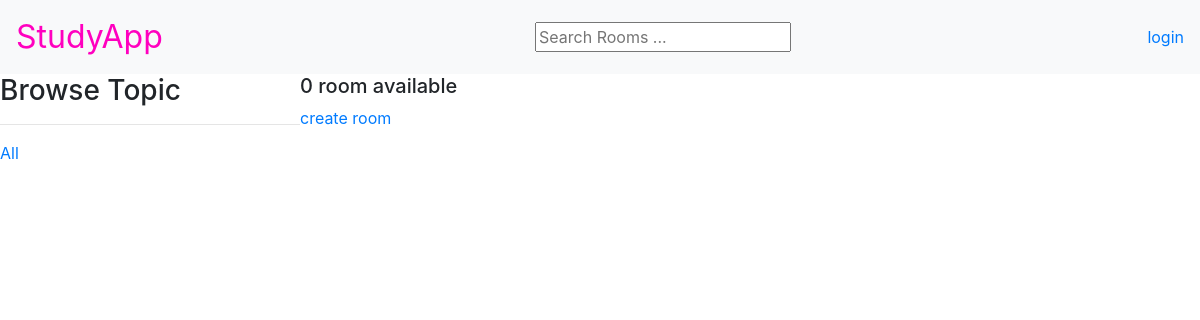
The app's page /, older data.
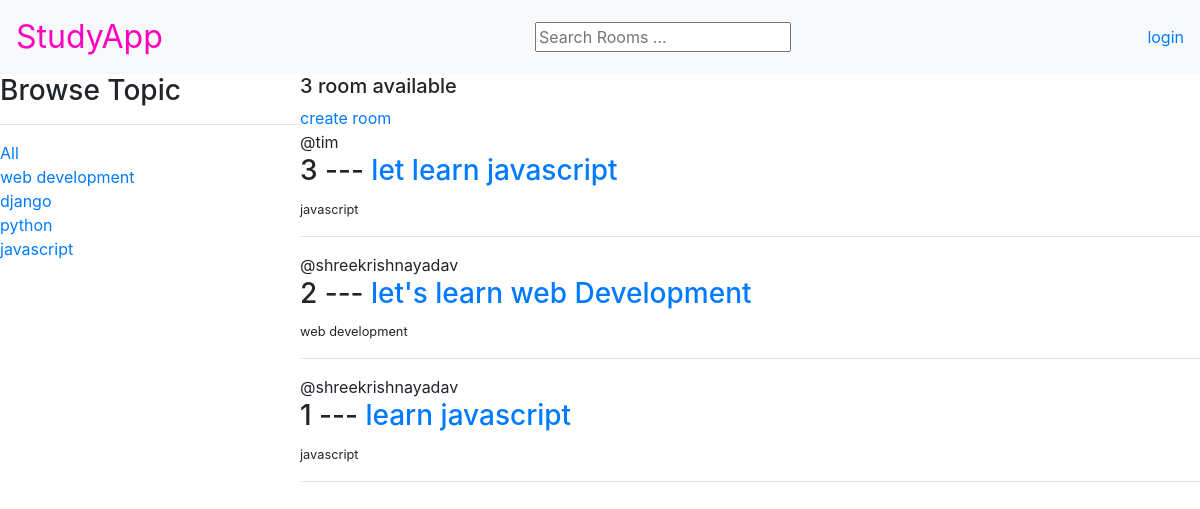
The same page, newer data.
### base/models.py (models this page shows, shortened)
class Topic(models.Model):
    name = models.CharField(max_length=200)

class Room(models.Model):
    host = models.ForeignKey(User, on_delete=models.SET_NULL, null=True)
    topic = models.ForeignKey(Topic, on_delete=models.SET_NULL, null=True)
    name = models.CharField(max_length=200)
    description = models.TextField(null=True, blank=True)
    participants = models.ManyToManyField(User, related_name='participants', blank=True)
    updated = models.DateTimeField(auto_now=True)
    created = models.DateTimeField(auto_now_add=True)
    class Meta:
        ordering = ['-created', '-updated']

### base/views.py (the view)
# urls.py: path('', view=views.home, name="home"),
def home(request):
    q = request.GET.get('q') if request.GET.get('q') != None else ''
    rooms = Room.objects.filter(
        Q(topic__name__icontains=q) |
        Q(name__icontains=q) |
        Q(description__icontains=q)
    )
    room_count = rooms.count()
    topics = Topic.objects.all()
    context = {'rooms':rooms, 'topics': topics, 'room_count':room_count}
    return render(request, "base/home.html", context)

### base/templates/base/home.html (shortened to what this page needs)
{% extends "base/main.html" %}
{% block content %}
    <div class= "home-container">
        <div>
            <h3> Browse Topic </h3>
            <hr>
            <div>
                <a href="{% url "home" %}">All</a>
            </div>
            {% for topic in topics %}
            <div>
                <a href="{% url "home" %}?q={{topic.name}}">{{topic.name}}</a>
            </div>
            {% endfor %}
        </div>
        <div>
            <h5> {{room_count}} room available </h5>
            <a href="{% url "create-room" %}">create room </a>
                <div>
                    {% for room in rooms %}
                        <div>
                            <span>@{{room.host.username}}</span>
                            <h3> {{room.id}} --- <a href="/room/{{room.id}}">{{room.name}}</a></h3>
                            <small> {{room.topic.name}}</small>
                            <hr>
                        </div>
                    {% endfor %}
                </div>
        </div>
    </div>
{% endblock content %}

### base/templates/base/main.html (shortened to what this page needs)
{% load static %}
<!DOCTYPE html>
<html lang="en">
<head>
    <link rel="stylesheet" href="https://stackpath.bootstrapcdn.com/bootstrap/4.0.0/css/bootstrap.min.css">
    <link rel="stylesheet" type="text/css" href="{% static 'css/style.css' %}">
</head>
<body>
    <div>
        {% include 'base/navbar.html' %}
    </div>
            {% block content %}
            {% endblock content %}
</body>
</html>

### base/templates/base/navbar.html
<nav class="navbar navbar-dark bg-light">
    <a class="navbar-brand custom-navbar-brand" href="/">
      StudyApp
    </a>
    <form method="GET" action = "{% url "home" %}">
      <input type = "text" name = "q" placeholder = "Search Rooms ..." />
    </form>
    {% if request.user.is_authenticated %}
    <p> Hello {{request.user}}</p>
    <a href = "{% url "logout" %}"> logout </a>
    {% else %}
      <a href = "{% url "login" %}"> login </a>
    {% endif %}
  </nav>

### static/css/style.css (style rules this page uses)
.custom-navbar-brand { font-size: 2rem; color: rgb(255, 0, 191) !important; }
.home-container { display: grid; grid-template-columns: 1fr 3fr; }

Row changes from the older to the newer data that the page shows:
added Topic: name "web development"
added Topic: name "django"
added Topic: name "python"
added Topic: name "javascript"
added Room: host.username "tim", id "3", name "let learn javascript", topic.name "javascript"
added Room: host.username "shreekrishnayadav", id "2", name "let's learn web Development", topic.name "web development"
added Room: host.username "shreekrishnayadav", id "1", name "learn javascript", topic.name "javascript"
Text that changed along with them:
{{ room_count }}: "0" → "3"
